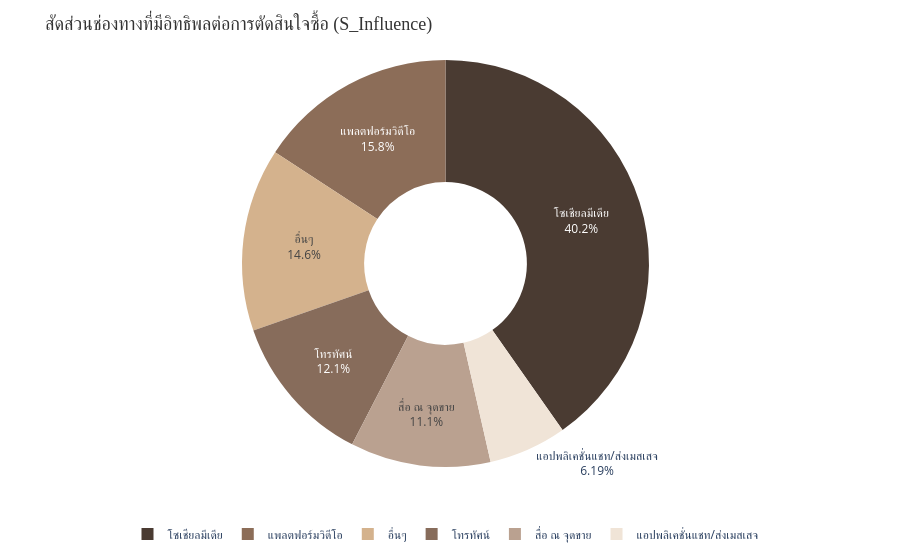
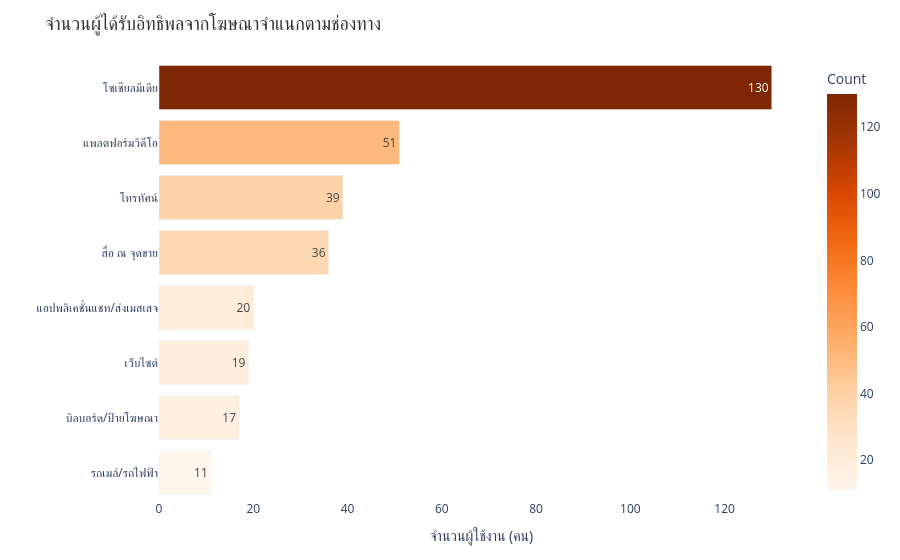
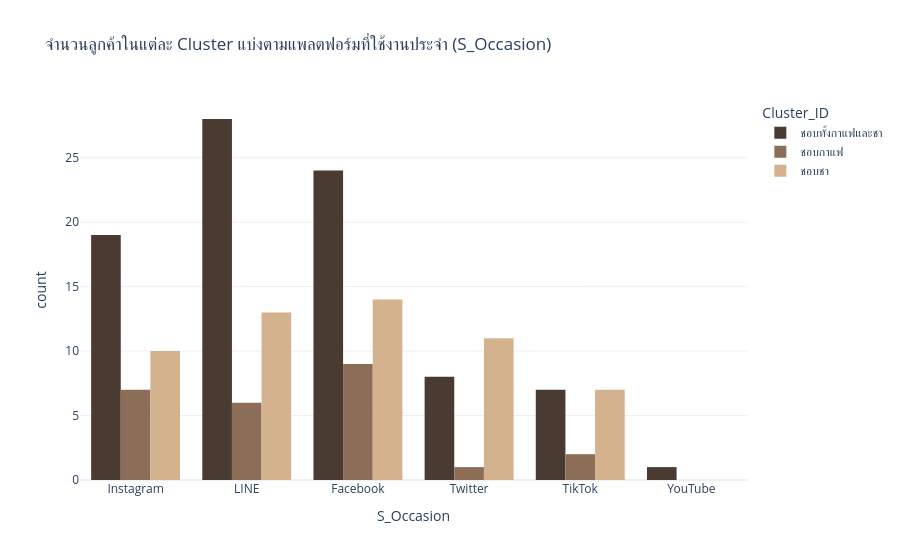
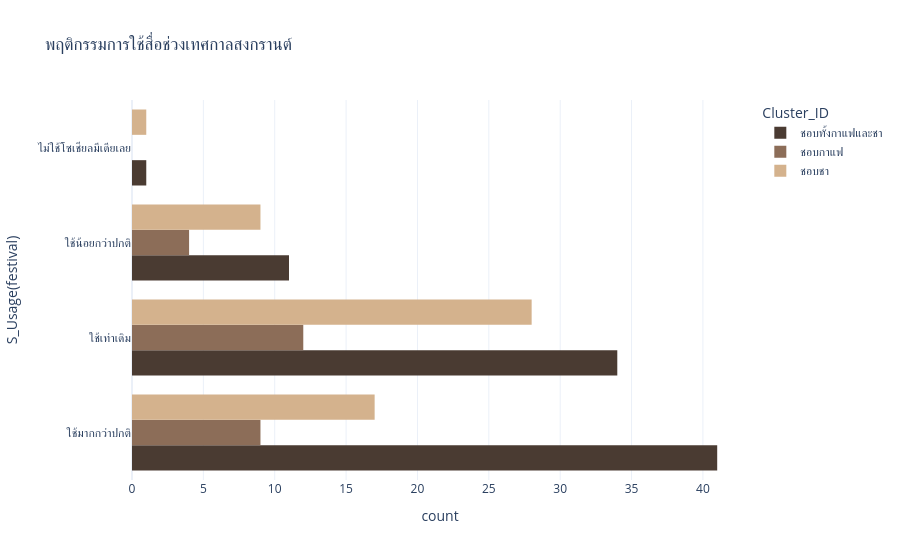

The notebook cell these images were saved under, in order:
### Code cell
import pandas as pd
import plotly.express as px

# 1. โหลดข้อมูล
df = pd.read_csv('cleaned_data.csv')

# กำหนดธีมสีกาแฟ (Coffee Palette): น้ำตาลเข้ม, น้ำตาลกลาง, เบจ/ครีม
coffee_colors = ['#4A3B32', '#8C6D58', '#D4B28D']

# ---------------------------------------------------------
# กราฟที่ 1: Donut Chart สัดส่วนช่องทางที่มีอิทธิพล (S_Influence)
# ---------------------------------------------------------
main_cats = ['โซเชียลมีเดีย', 'แพลตฟอร์มวิดีโอ', 'โทรทัศน์', 'สื่อ ณ จุดขาย', 'แอปพลิเคชั่นแชท/ส่งเมสเสจ']
cat_counts = {cat: df['S_Influence'].str.contains(cat).sum() for cat in main_cats}

other_cats = ['เว็บไซต์', 'บิลบอร์ด/ป้ายโฆษณา', 'รถเมล์/รถไฟฟ้า']
other_sum = sum([df['S_Influence'].str.contains(cat).sum() for cat in other_cats])
cat_counts['อื่นๆ'] = other_sum

df_pie = pd.DataFrame(list(cat_counts.items()), columns=['Platform', 'Count'])

fig1 = px.pie(
    df_pie, 
    values='Count', 
    names='Platform', 
    title='สัดส่วนช่องทางที่มีอิทธิพลต่อการตัดสินใจซื้อ (S_Influence)', 
    hole=0.4, # เปลี่ยนเป็น Donut Chart เพื่อความทันสมัย
    color_discrete_sequence=coffee_colors
)
fig1.update_traces(textinfo='percent+label', textfont_size=12)
fig1.update_layout(
    title_font=dict(size=18, family="Tahoma", color="#333"),
    legend=dict(orientation="h", yanchor="bottom", y=-0.2, xanchor="center", x=0.5),
    margin=dict(t=60, b=60, l=40, r=40),
    paper_bgcolor='white',
    plot_bgcolor='white'
)
fig1.show()

# ---------------------------------------------------------
# กราฟที่ 2: Bar Chart แนวนอน เรียงลำดับ (Sorted Bar Chart)
# ---------------------------------------------------------
all_categories = main_cats + other_cats
counts = {cat: df['S_Influence'].str.contains(cat).sum() for cat in all_categories}

df_influence = pd.DataFrame(list(counts.items()), columns=['Platform', 'Count']).sort_values(by='Count', ascending=True)

fig2 = px.bar(
    df_influence, 
    x='Count', 
    y='Platform', 
    title='จำนวนผู้ได้รับอิทธิพลจากโฆษณาจำแนกตามช่องทาง', 
    orientation='h', 
    text_auto=True,
    color='Count',
    color_continuous_scale='Oranges' # ใช้โทนสีส้ม-น้ำตาลสไตล์กาแฟ
)
fig2.update_layout(
    title_font=dict(size=18, family="Tahoma", color="#333"),
    xaxis_title="จำนวนผู้ใช้งาน (คน)",
    yaxis_title="",
    margin=dict(t=60, b=60, l=120, r=40),
    paper_bgcolor='white',
    plot_bgcolor='white'
)
fig2.show()

# ---------------------------------------------------------
# กราฟที่ 3: กราฟเปรียบเทียบ S_Occasion แบ่งตาม Cluster_ID
# ---------------------------------------------------------
fig3 = px.histogram(
    df_filtered, 
    x='S_Occasion', 
    color='Cluster_ID', 
    title='จำนวนลูกค้าในแต่ละ Cluster แบ่งตามแพลตฟอร์มที่ใช้งานประจำ (S_Occasion)', 
    barmode='group', 
    color_discrete_sequence=coffee_colors, # ใช้สีสีกาแฟ
    template='plotly_white'
)
fig3.update_layout(
    paper_bgcolor='white',
    plot_bgcolor='white'
)
fig3.show()

# ---------------------------------------------------------
# กราฟที่ 4: กราฟพฤติกรรมการใช้สื่อช่วงเทศกาลสงกรานต์ (Festival)
# ---------------------------------------------------------
fig4 = px.histogram(
    df_filtered, 
    y='S_Usage(festival)', 
    color='Cluster_ID', 
    title='พฤติกรรมการใช้สื่อช่วงเทศกาลสงกรานต์', 
    barmode='group', 
    color_discrete_sequence=coffee_colors, # ใช้สีสีกาแฟ
    template='plotly_white'
)
fig4.update_layout(
    paper_bgcolor='white',
    plot_bgcolor='white'
)
fig4.show()

### Figure 1 — Plotly figure (JSON) as saved in the notebook; plotly's stock layout.template omitted (floating-point values rounded to 4 significant figures)
{"data": [{"domain": {"x": [0, 1], "y": [0, 1]}, "hole": 0.4, "hovertemplate": "Platform=%{label}<br>Count=%{value}<extra></extra>", "labels": ["โซเชียลมีเดีย", "แพลตฟอร์มวิดีโอ", "โทรทัศน์", "สื่อ ณ จุดขาย", "แอปพลิเคชั่นแชท/ส่งเมสเสจ", "อื่นๆ"], "legendgroup": "", "name": "", "showlegend": true, "textfont": {"size": 12}, "textinfo": "percent+label", "type": "pie", "values": [130, 51, 39, 36, 20, 47]}], "layout": {"legend": {"orientation": "h", "tracegroupgap": 0, "x": 0.5, "xanchor": "center", "y": -0.2, "yanchor": "bottom"}, "margin": {"b": 60, "l": 40, "r": 40, "t": 60}, "paper_bgcolor": "white", "piecolorway": ["#4A3B32", "#8C6D58", "#D4B28D"], "plot_bgcolor": "white", "title": {"font": {"color": "#333", "family": "Tahoma", "size": 18}, "text": "สัดส่วนช่องทางที่มีอิทธิพลต่อการตัดสินใจซื้อ (S_Influence)"}}}

### Figure 2 — Plotly figure (JSON) as saved in the notebook; plotly's stock layout.template omitted (floating-point values rounded to 4 significant figures)
{"data": [{"hovertemplate": "Count=%{marker.color}<br>Platform=%{y}<extra></extra>", "legendgroup": "", "marker": {"color": [11, 17, 19, 20, 36, 39, 51, 130], "coloraxis": "coloraxis", "pattern": {"shape": ""}}, "name": "", "orientation": "h", "showlegend": false, "textposition": "auto", "texttemplate": "%{x}", "type": "bar", "x": [11, 17, 19, 20, 36, 39, 51, 130], "xaxis": "x", "y": ["รถเมล์/รถไฟฟ้า", "บิลบอร์ด/ป้ายโฆษณา", "เว็บไซต์", "แอปพลิเคชั่นแชท/ส่งเมสเสจ", "สื่อ ณ จุดขาย", "โทรทัศน์", "แพลตฟอร์มวิดีโอ", "โซเชียลมีเดีย"], "yaxis": "y"}], "layout": {"barmode": "relative", "coloraxis": {"colorbar": {"title": {"text": "Count"}}, "colorscale": [[0, "rgb(255,245,235)"], [0.125, "rgb(254,230,206)"], [0.25, "rgb(253,208,162)"], [0.375, "rgb(253,174,107)"], [0.5, "rgb(253,141,60)"], [0.625, "rgb(241,105,19)"], [0.75, "rgb(217,72,1)"], [0.875, "rgb(166,54,3)"], [1, "rgb(127,39,4)"]]}, "legend": {"tracegroupgap": 0}, "margin": {"b": 60, "l": 120, "r": 40, "t": 60}, "paper_bgcolor": "white", "plot_bgcolor": "white", "title": {"font": {"color": "#333", "family": "Tahoma", "size": 18}, "text": "จำนวนผู้ได้รับอิทธิพลจากโฆษณาจำแนกตามช่องทาง"}, "xaxis": {"anchor": "y", "domain": [0, 1], "title": {"text": "จำนวนผู้ใช้งาน (คน)"}}, "yaxis": {"anchor": "x", "domain": [0, 1], "title": {"text": ""}}}}

### Figure 3 — Plotly figure (JSON) as saved in the notebook; plotly's stock layout.template omitted (floating-point values rounded to 4 significant figures)
{"data": [{"alignmentgroup": "True", "bingroup": "x", "hovertemplate": "Cluster_ID=ชอบทั้งกาแฟและชา<br>S_Occasion=%{x}<br>count=%{y}<extra></extra>", "legendgroup": "ชอบทั้งกาแฟและชา", "marker": {"color": "#4A3B32", "pattern": {"shape": ""}}, "name": "ชอบทั้งกาแฟและชา", "offsetgroup": "ชอบทั้งกาแฟและชา", "orientation": "v", "showlegend": true, "type": "histogram", "x": ["Instagram", "LINE", "LINE", "LINE", "LINE", "Facebook", "Facebook", "LINE", "LINE", "Facebook", "Twitter", "Facebook", "Facebook", "LINE", "Facebook", "Instagram", "LINE", "TikTok", "Facebook", "Twitter", "TikTok", "Facebook", "LINE", "LINE", "LINE", "Facebook", "Twitter", "Twitter", "LINE", "LINE", "Instagram", "TikTok", "TikTok", "TikTok", "Twitter", "TikTok", "Instagram", "Facebook", "Instagram", "Facebook", "Facebook", "LINE", "Instagram", "Facebook", "Facebook", "Facebook", "Facebook", "LINE", "Instagram", "LINE", "LINE", "Facebook", "Facebook", "LINE", "LINE", "YouTube", "Facebook", "Instagram", "Instagram", "Instagram", "Facebook", "LINE", "LINE", "Instagram", "LINE", "LINE", "Facebook", "Instagram", "Instagram", "LINE", "Facebook", "Facebook", "Twitter", "LINE", "LINE", "Twitter", "Instagram", "Instagram", "Facebook", "Instagram", "TikTok", "Instagram", "Twitter", "Instagram", "LINE", "LINE", "Instagram"], "xaxis": "x", "yaxis": "y"}, {"alignmentgroup": "True", "bingroup": "x", "hovertemplate": "Cluster_ID=ชอบกาแฟ<br>S_Occasion=%{x}<br>count=%{y}<extra></extra>", "legendgroup": "ชอบกาแฟ", "marker": {"color": "#8C6D58", "pattern": {"shape": ""}}, "name": "ชอบกาแฟ", "offsetgroup": "ชอบกาแฟ", "orientation": "v", "showlegend": true, "type": "histogram", "x": ["LINE", "TikTok", "Instagram", "Instagram", "Facebook", "TikTok", "Instagram", "Facebook", "LINE", "Facebook", "Facebook", "Facebook", "Facebook", "LINE", "Instagram", "LINE", "Twitter", "Instagram", "Facebook", "Facebook", "Instagram", "LINE", "LINE", "Facebook", "Instagram"], "xaxis": "x", "yaxis": "y"}, {"alignmentgroup": "True", "bingroup": "x", "hovertemplate": "Cluster_ID=ชอบชา<br>S_Occasion=%{x}<br>count=%{y}<extra></extra>", "legendgroup": "ชอบชา", "marker": {"color": "#D4B28D", "pattern": {"shape": ""}}, "name": "ชอบชา", "offsetgroup": "ชอบชา", "orientation": "v", "showlegend": true, "type": "histogram", "x": ["Facebook", "Facebook", "Facebook", "LINE", "Facebook", "Instagram", "Instagram", "LINE", "Facebook", "LINE", "Instagram", "Twitter", "Twitter", "Instagram", "Twitter", "TikTok", "Twitter", "Instagram", "Facebook", "TikTok", "Facebook", "LINE", "TikTok", "Instagram", "Twitter", "Facebook", "TikTok", "Facebook", "Twitter", "Twitter", "LINE", "TikTok", "Instagram", "Instagram", "Facebook", "TikTok", "LINE", "LINE", "Instagram", "LINE", "Twitter", "TikTok", "Facebook", "Twitter", "LINE", "Facebook", "LINE", "LINE", "LINE", "Facebook", "Twitter", "Facebook", "Twitter", "LINE", "Instagram"], "xaxis": "x", "yaxis": "y"}], "layout": {"barmode": "group", "legend": {"title": {"text": "Cluster_ID"}, "tracegroupgap": 0}, "paper_bgcolor": "white", "plot_bgcolor": "white", "title": {"text": "จำนวนลูกค้าในแต่ละ Cluster แบ่งตามแพลตฟอร์มที่ใช้งานประจำ (S_Occasion)"}, "xaxis": {"anchor": "y", "domain": [0, 1], "title": {"text": "S_Occasion"}}, "yaxis": {"anchor": "x", "domain": [0, 1], "title": {"text": "count"}}}}

### Figure 4 — Plotly figure (JSON) as saved in the notebook; plotly's stock layout.template omitted (floating-point values rounded to 4 significant figures)
{"data": [{"alignmentgroup": "True", "bingroup": "y", "hovertemplate": "Cluster_ID=ชอบทั้งกาแฟและชา<br>count=%{x}<br>S_Usage(festival)=%{y}<extra></extra>", "legendgroup": "ชอบทั้งกาแฟและชา", "marker": {"color": "#4A3B32", "pattern": {"shape": ""}}, "name": "ชอบทั้งกาแฟและชา", "offsetgroup": "ชอบทั้งกาแฟและชา", "orientation": "h", "showlegend": true, "type": "histogram", "xaxis": "x", "y": ["ใช้มากกว่าปกติ", "ใช้มากกว่าปกติ", "ใช้เท่าเดิม", "ใช้มากกว่าปกติ", "ใช้มากกว่าปกติ", "ใช้เท่าเดิม", "ใช้น้อยกว่าปกติ", "ใช้มากกว่าปกติ", "ใช้มากกว่าปกติ", "ใช้น้อยกว่าปกติ", "ใช้เท่าเดิม", "ใช้เท่าเดิม", "ใช้เท่าเดิม", "ใช้มากกว่าปกติ", "ใช้เท่าเดิม", "ใช้มากกว่าปกติ", "ใช้น้อยกว่าปกติ", "ใช้เท่าเดิม", "ใช้เท่าเดิม", "ใช้มากกว่าปกติ", "ใช้น้อยกว่าปกติ", "ใช้เท่าเดิม", "ใช้มากกว่าปกติ", "ใช้มากกว่าปกติ", "ใช้มากกว่าปกติ", "ใช้มากกว่าปกติ", "ใช้มากกว่าปกติ", "ใช้เท่าเดิม", "ใช้มากกว่าปกติ", "ใช้มากกว่าปกติ", "ใช้มากกว่าปกติ", "ใช้มากกว่าปกติ", "ใช้เท่าเดิม", "ใช้มากกว่าปกติ", "ใช้มากกว่าปกติ", "ใช้มากกว่าปกติ", "ใช้มากกว่าปกติ", "ใช้เท่าเดิม", "ใช้มากกว่าปกติ", "ใช้มากกว่าปกติ", "ใช้เท่าเดิม", "ไม่ใช้โซเชียลมีเดียเลย", "ใช้เท่าเดิม", "ใช้เท่าเดิม", "ใช้เท่าเดิม", "ใช้มากกว่าปกติ", "ใช้เท่าเดิม", "ใช้มากกว่าปกติ", "ใช้มากกว่าปกติ", "ใช้เท่าเดิม", "ใช้เท่าเดิม", "ใช้เท่าเดิม", "ใช้น้อยกว่าปกติ", "ใช้เท่าเดิม", "ใช้มากกว่าปกติ", "ใช้เท่าเดิม", "ใช้มากกว่าปกติ", "ใช้มากกว่าปกติ", "ใช้มากกว่าปกติ", "ใช้เท่าเดิม", "ใช้เท่าเดิม", "ใช้เท่าเดิม", "ใช้มากกว่าปกติ", "ใช้เท่าเดิม", "ใช้น้อยกว่าปกติ", "ใช้น้อยกว่าปกติ", "ใช้เท่าเดิม", "ใช้มากกว่าปกติ", "ใช้มากกว่าปกติ", "ใช้มากกว่าปกติ", "ใช้น้อยกว่าปกติ", "ใช้เท่าเดิม", "ใช้น้อยกว่าปกติ", "ใช้มากกว่าปกติ", "ใช้น้อยกว่าปกติ", "ใช้มากกว่าปกติ", "ใช้เท่าเดิม", "ใช้มากกว่าปกติ", "ใช้มากกว่าปกติ", "ใช้มากกว่าปกติ", "ใช้น้อยกว่าปกติ", "ใช้มากกว่าปกติ", "ใช้เท่าเดิม", "ใช้เท่าเดิม", "ใช้เท่าเดิม", "ใช้เท่าเดิม", "ใช้เท่าเดิม"], "yaxis": "y"}, {"alignmentgroup": "True", "bingroup": "y", "hovertemplate": "Cluster_ID=ชอบกาแฟ<br>count=%{x}<br>S_Usage(festival)=%{y}<extra></extra>", "legendgroup": "ชอบกาแฟ", "marker": {"color": "#8C6D58", "pattern": {"shape": ""}}, "name": "ชอบกาแฟ", "offsetgroup": "ชอบกาแฟ", "orientation": "h", "showlegend": true, "type": "histogram", "xaxis": "x", "y": ["ใช้น้อยกว่าปกติ", "ใช้มากกว่าปกติ", "ใช้เท่าเดิม", "ใช้เท่าเดิม", "ใช้มากกว่าปกติ", "ใช้เท่าเดิม", "ใช้เท่าเดิม", "ใช้มากกว่าปกติ", "ใช้มากกว่าปกติ", "ใช้เท่าเดิม", "ใช้เท่าเดิม", "ใช้เท่าเดิม", "ใช้มากกว่าปกติ", "ใช้เท่าเดิม", "ใช้เท่าเดิม", "ใช้น้อยกว่าปกติ", "ใช้เท่าเดิม", "ใช้มากกว่าปกติ", "ใช้น้อยกว่าปกติ", "ใช้มากกว่าปกติ", "ใช้มากกว่าปกติ", "ใช้เท่าเดิม", "ใช้เท่าเดิม", "ใช้น้อยกว่าปกติ", "ใช้มากกว่าปกติ"], "yaxis": "y"}, {"alignmentgroup": "True", "bingroup": "y", "hovertemplate": "Cluster_ID=ชอบชา<br>count=%{x}<br>S_Usage(festival)=%{y}<extra></extra>", "legendgroup": "ชอบชา", "marker": {"color": "#D4B28D", "pattern": {"shape": ""}}, "name": "ชอบชา", "offsetgroup": "ชอบชา", "orientation": "h", "showlegend": true, "type": "histogram", "xaxis": "x", "y": ["ใช้เท่าเดิม", "ใช้มากกว่าปกติ", "ใช้เท่าเดิม", "ใช้มากกว่าปกติ", "ใช้เท่าเดิม", "ใช้น้อยกว่าปกติ", "ใช้เท่าเดิม", "ใช้เท่าเดิม", "ใช้เท่าเดิม", "ใช้มากกว่าปกติ", "ใช้มากกว่าปกติ", "ใช้มากกว่าปกติ", "ใช้เท่าเดิม", "ใช้เท่าเดิม", "ใช้เท่าเดิม", "ใช้เท่าเดิม", "ใช้น้อยกว่าปกติ", "ใช้เท่าเดิม", "ใช้เท่าเดิม", "ใช้เท่าเดิม", "ใช้มากกว่าปกติ", "ใช้เท่าเดิม", "ใช้น้อยกว่าปกติ", "ใช้เท่าเดิม", "ใช้เท่าเดิม", "ใช้เท่าเดิม", "ใช้มากกว่าปกติ", "ไม่ใช้โซเชียลมีเดียเลย", "ใช้น้อยกว่าปกติ", "ใช้มากกว่าปกติ", "ใช้น้อยกว่าปกติ", "ใช้มากกว่าปกติ", "ใช้น้อยกว่าปกติ", "ใช้เท่าเดิม", "ใช้มากกว่าปกติ", "ใช้เท่าเดิม", "ใช้มากกว่าปกติ", "ใช้เท่าเดิม", "ใช้มากกว่าปกติ", "ใช้เท่าเดิม", "ใช้มากกว่าปกติ", "ใช้มากกว่าปกติ", "ใช้มากกว่าปกติ", "ใช้เท่าเดิม", "ใช้เท่าเดิม", "ใช้เท่าเดิม", "ใช้น้อยกว่าปกติ", "ใช้น้อยกว่าปกติ", "ใช้น้อยกว่าปกติ", "ใช้เท่าเดิม", "ใช้มากกว่าปกติ", "ใช้เท่าเดิม", "ใช้เท่าเดิม", "ใช้มากกว่าปกติ", "ใช้เท่าเดิม"], "yaxis": "y"}], "layout": {"barmode": "group", "legend": {"title": {"text": "Cluster_ID"}, "tracegroupgap": 0}, "paper_bgcolor": "white", "plot_bgcolor": "white", "title": {"text": "พฤติกรรมการใช้สื่อช่วงเทศกาลสงกรานต์"}, "xaxis": {"anchor": "y", "domain": [0, 1], "title": {"text": "count"}}, "yaxis": {"anchor": "x", "domain": [0, 1], "title": {"text": "S_Usage(festival)"}}}}
